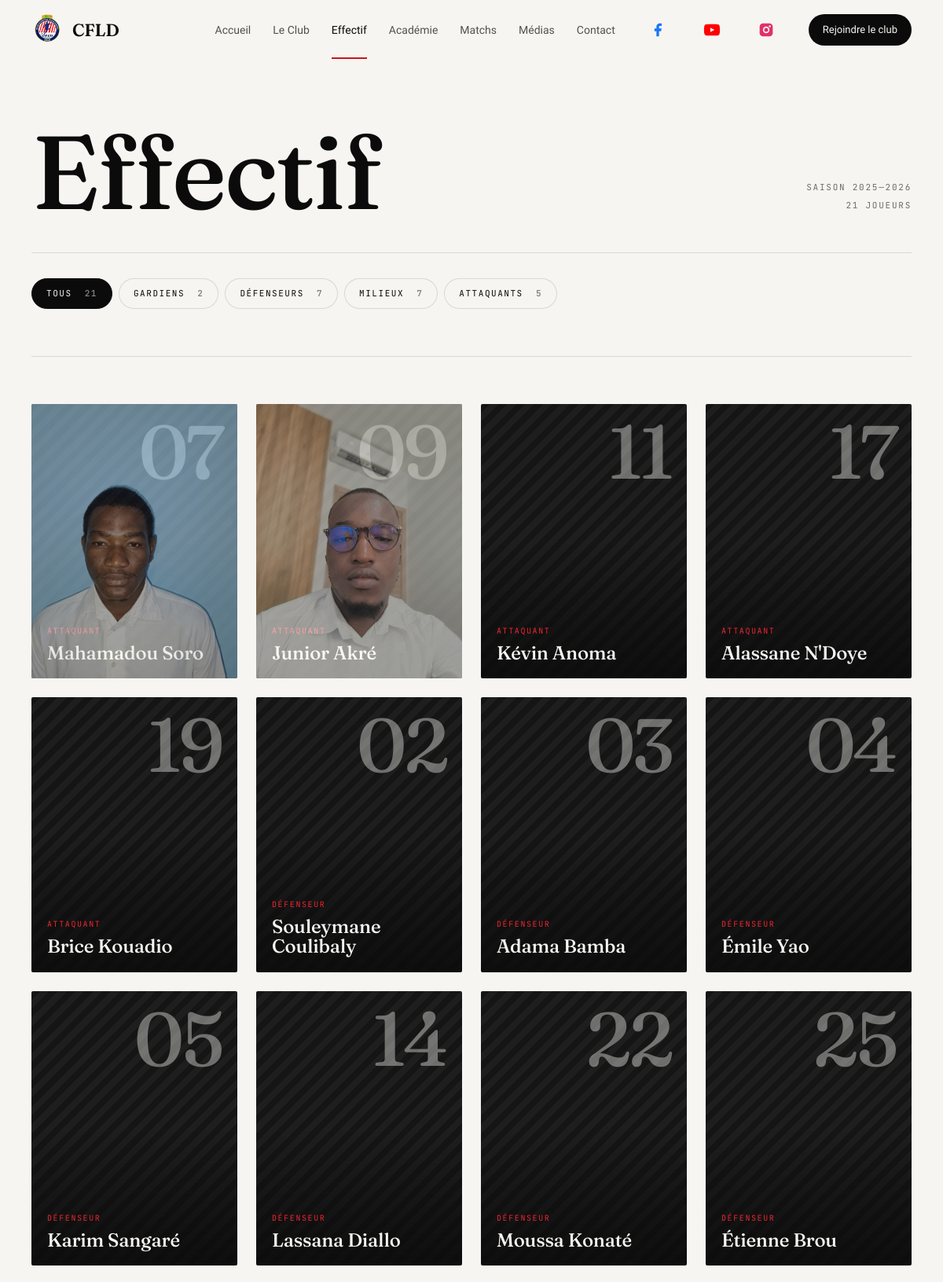
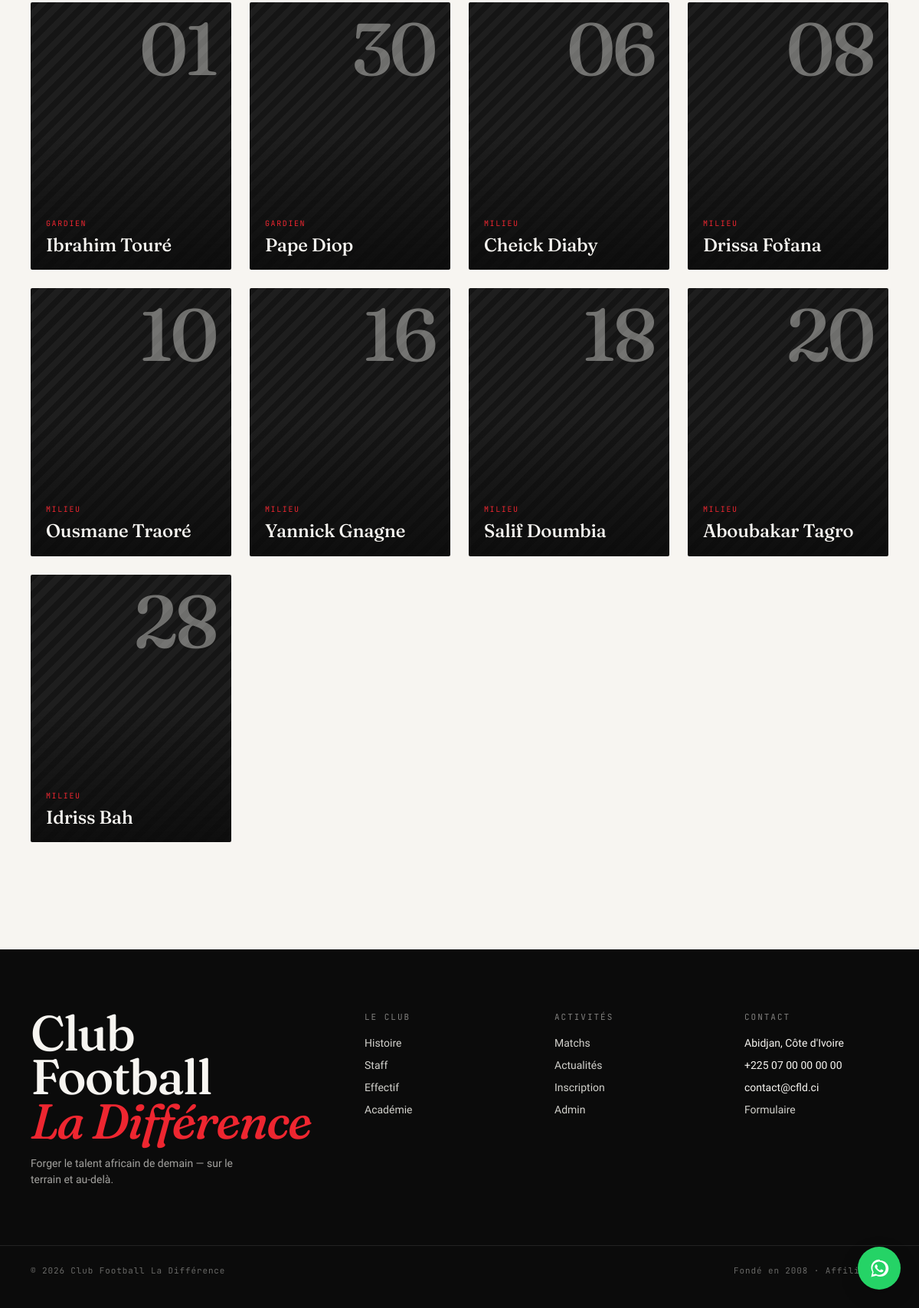
/effectif/, run on the app's committed database (2 pictures, top to bottom).
### effectif/models.py (models this page shows, shortened)
class Joueur(models.Model):
    POSTE_CHOICES = [
        ('GK', 'Gardien'),
        ('DEF', 'Défenseur'),
        ('MIL', 'Milieu'),
        ('ATT', 'Attaquant'),
    ]
    nom = models.CharField(max_length=100)
    prenom = models.CharField(max_length=100)
    numero = models.PositiveSmallIntegerField()
    poste = models.CharField(max_length=3, choices=POSTE_CHOICES)
    age = models.PositiveSmallIntegerField()
    matchs_joues = models.PositiveSmallIntegerField(default=0)
    buts = models.PositiveSmallIntegerField(default=0)
    nationalite = models.CharField(max_length=60, default="Côte d'Ivoire")
    photo = models.ImageField(upload_to='effectif/', blank=True, null=True)
    actif = models.BooleanField(default=True)
    class Meta:
        ordering = ['poste', 'numero']
        verbose_name = 'Joueur'
        verbose_name_plural = 'Joueurs'
    @property
    def nom_complet(self):
        return f"{self.prenom} {self.nom}"

### effectif/views.py (the view)
# urls.py: path('effectif/', include('effectif.urls')),
def effectif(request):
    poste = request.GET.get('poste', 'all')
    joueurs = Joueur.objects.filter(actif=True)
    if poste in ('GK', 'DEF', 'MIL', 'ATT'):
        joueurs = joueurs.filter(poste=poste)
    counts = {
        'all': Joueur.objects.filter(actif=True).count(),
        'GK': Joueur.objects.filter(actif=True, poste='GK').count(),
        'DEF': Joueur.objects.filter(actif=True, poste='DEF').count(),
        'MIL': Joueur.objects.filter(actif=True, poste='MIL').count(),
        'ATT': Joueur.objects.filter(actif=True, poste='ATT').count(),
    }
    return render(request, 'effectif/effectif.html', {
        'joueurs': joueurs,
        'poste_actif': poste,
        'counts': counts,
    })

### effectif/templates/effectif/effectif.html (shortened to what this page needs)
{% extends "base.html" %}
{% load static %}
{% block screen_label %}03 Effectif{% endblock %}
{% block content %}
<main class="page">
  <div class="page-title-spread">
    <h1>Effectif</h1>
    <div class="meta">
      <span>Saison 2025—2026</span>
      <span>{{ counts.all }} joueurs</span>
    </div>
  </div>
  <div class="filters" id="filters">
    <a href="?poste=all" class="filter-btn {% if poste_actif == 'all' %}active{% endif %}">
      Tous <span class="count">{{ counts.all }}</span>
    </a>
    <a href="?poste=GK" class="filter-btn {% if poste_actif == 'GK' %}active{% endif %}">
      Gardiens <span class="count">{{ counts.GK }}</span>
    </a>
    <a href="?poste=DEF" class="filter-btn {% if poste_actif == 'DEF' %}active{% endif %}">
      Défenseurs <span class="count">{{ counts.DEF }}</span>
    </a>
    <a href="?poste=MIL" class="filter-btn {% if poste_actif == 'MIL' %}active{% endif %}">
      Milieux <span class="count">{{ counts.MIL }}</span>
    </a>
    <a href="?poste=ATT" class="filter-btn {% if poste_actif == 'ATT' %}active{% endif %}">
      Attaquants <span class="count">{{ counts.ATT }}</span>
    </a>
  </div>
  <section class="roster">
    <div class="roster-grid" id="roster">
      {% for joueur in joueurs %}
      <div class="player"
           data-nom="{{ joueur.nom_complet }}"
           data-num="{{ joueur.numero|stringformat:'02d' }}"
           data-poste="{{ joueur.get_poste_display }}"
           data-age="{{ joueur.age }}"
           data-matchs="{{ joueur.matchs_joues }}"
           data-buts="{{ joueur.buts }}"
           data-nat="{{ joueur.nationalite }}"
           data-photo="{% if joueur.photo %}{{ joueur.photo.url }}{% endif %}"
           onclick="this.classList.toggle('flipped')">
        <div class="player-inner">
          <div class="player-face player-front">
            {% if joueur.photo %}
            <img class="player-front-img" src="{{ joueur.photo.url }}" alt="{{ joueur.nom_complet }}">
            {% endif %}
            <div class="player-num">{{ joueur.numero|stringformat:"02d" }}</div>
            <div class="player-info">
              <div class="pos">{{ joueur.get_poste_display }}</div>
              <h3>{{ joueur.prenom }} {{ joueur.nom }}</h3>
            </div>
          </div>
          <div class="player-face player-back">
            <div>
              <div class="head">
                <div class="num">{{ joueur.numero|stringformat:"02d" }}</div>
                <div class="pos">{{ joueur.get_poste_display }}</div>
              </div>
              <h3 style="margin-top:24px;">{{ joueur.prenom }} {{ joueur.nom }}</h3>
            </div>
            <div class="stats">
              <div><div class="s">Âge</div><div class="v">{{ joueur.age }}</div></div>
              <div><div class="s">Matchs</div><div class="v">{{ joueur.matchs_joues }}</div></div>
              <div><div class="s">Buts</div><div class="v">{{ joueur.buts }}</div></div>
            </div>
            <button class="profile-btn" onclick="event.stopPropagation(); openPlayerModal(this.closest('.player'))">
            </button>
          </div>
        </div>
      </div>
      {% empty %}
      <p style="color:var(--muted);font-family:var(--font-mono);font-size:13px;grid-column:1/-1;padding:40px 0;">
        Aucun joueur enregistré pour le moment. Ajoutez des joueurs via l'interface d'administration.
      </p>
      {% endfor %}
    </div>
  </section>
</main>
<div class="player-modal" id="player-modal" aria-hidden="true" role="dialog" aria-label="Profil joueur">
</div>
{% endblock %}

### assets/style.css (style rules this page uses)
:root { --green: #c8161d; --green-deep: #8a0d12; --green-bright: #ee2630; --ink: #0b0b0b; --paper: #f7f5f1; --paper-2: #ebe7dc; --line: rgba(11,11,11,0.12); --line-strong: rgba(11,11,11,0.85); --muted: rgba(11,11,11,0.58); --font-display: "Fraunces", "Times New Roman", serif; --font-text: "Inter Tight", "Helvetica Neue", Arial, sans-serif; --font-mono: "JetBrains Mono", "Menlo", monospace; --display-tracking: -0.02em; --display-weight: 500; --display-italic: 0; }
* { box-sizing: border-box; }
html, body { margin: 0; padding: 0; overflow-x: hidden; }
body { font-family: var(--font-text); color: var(--ink); background: var(--paper); -webkit-font-smoothing: antialiased; text-rendering: optimizeLegibility; line-height: 1.5; }
img { max-width: 100%; display: block; }
a { color: inherit; text-decoration: none; }
button { font: inherit; cursor: pointer; border: 0; background: none; color: inherit; }
.display, h1, h2, h3 { font-family: var(--font-display); font-weight: var(--display-weight); letter-spacing: var(--display-tracking); font-style: var(--display-italic) ? italic : normal; line-height: 1.02; margin: 0; }
h1 { font-size: clamp(56px, 8vw, 132px); }
h3 { font-size: clamp(24px, 2.6vw, 36px); }
.page { max-width: 1440px; margin: 0 auto; padding: 0 40px; }
body { padding-top: 76px; }
.page-title-spread { padding: 80px 0 40px; display: grid; grid-template-columns: auto 1fr; align-items: end; gap: 60px; border-bottom: 1px solid var(--line); }
.page-title-spread h1 { font-size: clamp(80px, 11vw, 200px); line-height: 0.95; }
.page-title-spread .meta { text-align: right; font-family: var(--font-mono); font-size: 11px; letter-spacing: 0.16em; color: var(--muted); text-transform: uppercase; padding-bottom: 12px; display: grid; gap: 6px; }

### data on the page
Joueur: photo (picture), numero "07", poste "ATTAQUANT", prenom "Mahamadou", nom "Soro"
Joueur: photo (picture), numero "09", poste "ATTAQUANT", prenom "Junior", nom "Akré"
Joueur: numero "11", poste "ATTAQUANT", prenom "Kévin", nom "Anoma"
Joueur: numero "17", poste "ATTAQUANT", prenom "Alassane", nom "N'Doye"
Joueur: numero "19", poste "ATTAQUANT", prenom "Brice", nom "Kouadio"
Joueur: numero "02", poste "DÉFENSEUR", prenom "Souleymane", nom "Coulibaly"
Joueur: numero "03", poste "DÉFENSEUR", prenom "Adama", nom "Bamba"
Joueur: numero "04", poste "DÉFENSEUR", prenom "Émile", nom "Yao"
Joueur: numero "05", poste "DÉFENSEUR", prenom "Karim", nom "Sangaré"
Joueur: numero "14", poste "DÉFENSEUR", prenom "Lassana", nom "Diallo"
Joueur: numero "22", poste "DÉFENSEUR", prenom "Moussa", nom "Konaté"
Joueur: numero "25", poste "DÉFENSEUR", prenom "Étienne", nom "Brou"
Joueur: numero "01", poste "GARDIEN", prenom "Ibrahim", nom "Touré"
Joueur: numero "30", poste "GARDIEN", prenom "Pape", nom "Diop"
Joueur: numero "06", poste "MILIEU", prenom "Cheick", nom "Diaby"
Joueur: numero "08", poste "MILIEU", prenom "Drissa", nom "Fofana"
Joueur: numero "10", poste "MILIEU", prenom "Ousmane", nom "Traoré"
Joueur: numero "16", poste "MILIEU", prenom "Yannick", nom "Gnagne"
Joueur: numero "18", poste "MILIEU", prenom "Salif", nom "Doumbia"
Joueur: numero "20", poste "MILIEU", prenom "Aboubakar", nom "Tagro"
Joueur: numero "28", poste "MILIEU", prenom "Idriss", nom "Bah"

### other printed values
{{ counts.all }} "21"
{{ counts.GK }} "2"
{{ counts.DEF }} "7"
{{ counts.MIL }} "7"
{{ counts.ATT }} "5"
